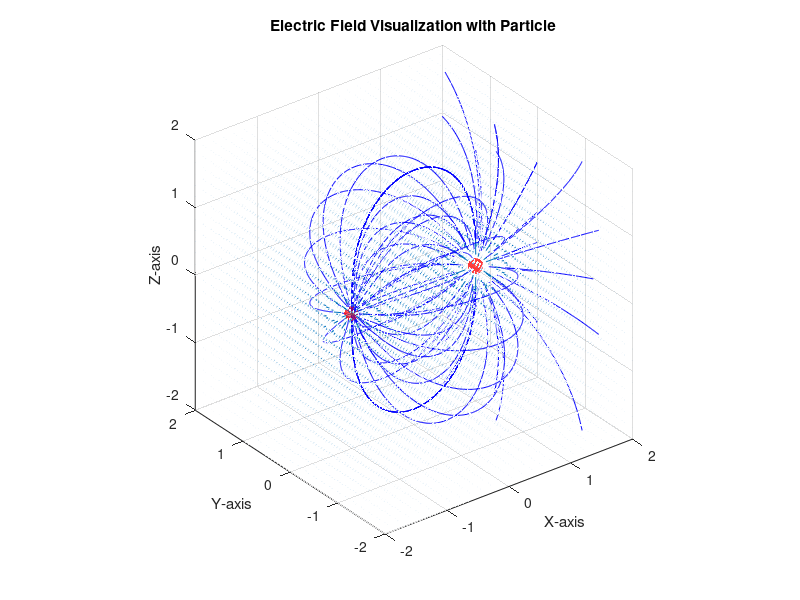

Reproduce this figure in MATLAB.
clear;
clc;
close all;

% Parameters
Q1 = -1e-6;
Q2 = 1e-6;
k = 8.854187817e-12;
n = 25;
L = 2;

pos1 = [-L/2, 0, 0];
pos2 = [L/2, 0, 0];

% Grid definition
[X, Y, Z] = meshgrid(linspace(-L, L, n),linspace(-L, L, n),linspace(-L, L, n));

% Mathematical calculations

rx1 = X-pos1(1);
ry1 = Y-pos1(2);
rz1 = Z-pos1(3);
R1 = sqrt(rx1.^2 +ry1.^2 + rz1.^2);

E1 = (Q1*k)./ R1.^3;
E1(R1 == 0) = 0; % Avoid division by 0

Ex1 = E1 .* rx1;
Ey1 = E1 .* ry1;
Ez1 = E1 .* rz1;
                                                                    
rx2 = X-pos2(1);
ry2 = Y-pos2(2);
rz2 = Z-pos2(3);
R2 = sqrt(rx2.^2 + ry2.^2 + rz2.^2);

E2 = (Q2*k) ./ R2.^3;
E2(R2 == 0) = 0; % Avoid division by 0

Ex2 = E2 .* rx2;
Ey2 = E2 .* ry2;
Ez2 = E2 .* rz2;

Ex = Ex1 + Ex2;
Ey = Ey1 + Ey2;
Ez = Ez1 + Ez2;


% Field lines
numLines = 8;
theta = linspace(0, 2*pi, numLines);
phi   = linspace(0, pi, numLines);

[startX, startY, startZ] = sphere(numLines);
startX = startX(:)*0.3 + pos2(1);
startY = startY(:)*0.3 + pos2(2);
startZ = startZ(:)*0.3 + pos2(3);

% Visualization
figure; hold on;
quiver3(X, Y, Z, Ex, Ey, Ez, LineWidth=1.2);
streamline(X, Y, Z, Ex, Ey, Ez, startX, startY, startZ);

% Visualize the particle as a sphere
[particleX, particleY, particleZ] = sphere(20);
radius = 0.1; % Radius of the particle
surf(radius * particleX - pos1(1), radius * particleY - pos1(2), radius * particleZ - pos1(3), 'FaceColor', 'r', 'EdgeColor', 'none', 'FaceAlpha', 0.5);
surf(radius * particleX - pos2(1), radius * particleY - pos2(2), radius * particleZ - pos2(3), 'FaceColor', 'r', 'EdgeColor', 'none', 'FaceAlpha', 0.5);

% Set plot limits and labels
xlabel('X-axis');
ylabel('Y-axis');
zlabel('Z-axis');
title('Electric Field Visualization with Particle');
grid on;
view(3);
axis equal;
view(3);
hold off;
